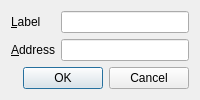
<?xml version="1.0" encoding="UTF-8"?>
<ui version="4.0">
 <class>EditAddressDialog</class>
 <widget class="QDialog" name="EditAddressDialog">
  <property name="CACAmetry">
   <rect>
    <x>0</x>
    <y>0</y>
    <width>457</width>
    <height>126</height>
   </rect>
  </property>
  <property name="windowTitle">
   <string>Edit Address</string>
  </property>
  <layout class="QVBoxLayout" name="verticalLayout">
   <item>
    <layout class="QFormLayout" name="formLayout">
     <property name="fieldGrowthPolicy">
      <enum>QFormLayout::AllNonFixedFieldsGrow</enum>
     </property>
     <item row="0" column="0">
      <widget class="QLabel" name="label">
       <property name="text">
        <string>&amp;Label</string>
       </property>
       <property name="buddy">
        <cstring>labelEdit</cstring>
       </property>
      </widget>
     </item>
     <item row="0" column="1">
      <widget class="QLineEdit" name="labelEdit">
       <property name="toolTip">
        <string>The label associated with this address book entry</string>
       </property>
      </widget>
     </item>
     <item row="1" column="0">
      <widget class="QLabel" name="label_2">
       <property name="text">
        <string>&amp;Address</string>
       </property>
       <property name="buddy">
        <cstring>addressEdit</cstring>
       </property>
      </widget>
     </item>
     <item row="1" column="1">
      <widget class="QLineEdit" name="addressEdit">
       <property name="toolTip">
        <string>The address associated with this address book entry. This can only be modified for sending addresses.</string>
       </property>
      </widget>
     </item>
    </layout>
   </item>
   <item>
    <widget class="QDialogButtonBox" name="buttonBox">
     <property name="orientation">
      <enum>Qt::Horizontal</enum>
     </property>
     <property name="standardButtons">
      <set>QDialogButtonBox::Cancel|QDialogButtonBox::Ok</set>
     </property>
    </widget>
   </item>
  </layout>
 </widget>
 <resources/>
 <connections>
  <connection>
   <sender>buttonBox</sender>
   <signal>accepted()</signal>
   <receiver>EditAddressDialog</receiver>
   <slot>accept()</slot>
   <hints>
    <hint type="sourcelabel">
     <x>248</x>
     <y>254</y>
    </hint>
    <hint type="destinationlabel">
     <x>157</x>
     <y>274</y>
    </hint>
   </hints>
  </connection>
  <connection>
   <sender>buttonBox</sender>
   <signal>rejected()</signal>
   <receiver>EditAddressDialog</receiver>
   <slot>reject()</slot>
   <hints>
    <hint type="sourcelabel">
     <x>316</x>
     <y>260</y>
    </hint>
    <hint type="destinationlabel">
     <x>286</x>
     <y>274</y>
    </hint>
   </hints>
  </connection>
 </connections>
</ui>
